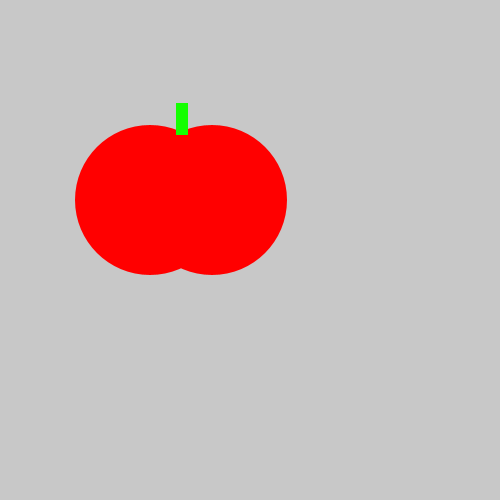
Frame 1 (no input)
Frame 60 (the mouse pressed at the canvas centre just before this capture): identical to frame 1, image omitted
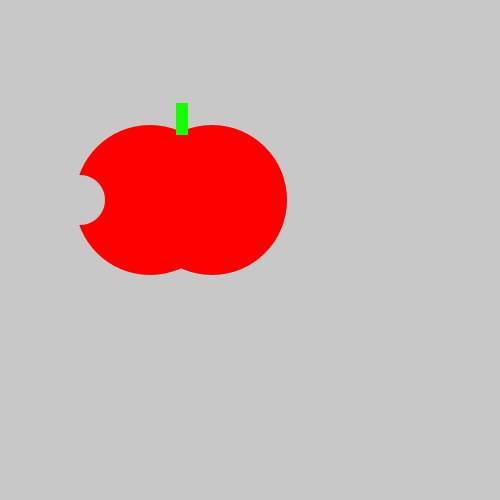
Frame 120 (the mouse held since frame 60 and released just before this capture)

The Processing sketch that drew these frames (run headless with seeded random() and noise(); from frame 60 on, the mouse is pressed at the canvas centre):

// Processing sketch: tomato
// ── tomato.pde
void setup() {
    size(500, 500);
}
void draw() {
    background(200, 200, 200);
    noStroke();
    fill(#FF0000);
    ellipse(150, 200, 150, 150);
    ellipse(212, 200, 150, 150);
    fill(#14FF00);
    rect(176, 103, 12, 32);
    
    if(mousePressed){
      fill(200, 200, 200);
     ellipse(80,200, 50,50); 
    }
}
